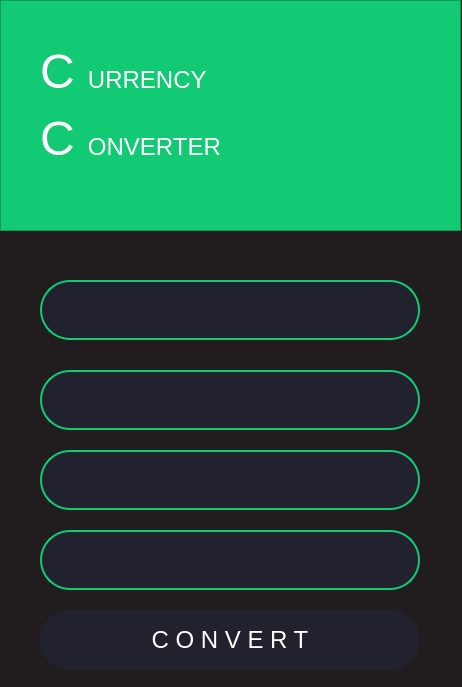
<?xml version="1.0" encoding="UTF-8"?>
<ui version="4.0">
 <class>MainWindow</class>
 <widget class="QMainWindow" name="MainWindow">
  <property name="geometry">
   <rect>
    <x>0</x>
    <y>0</y>
    <width>462</width>
    <height>687</height>
   </rect>
  </property>
  <property name="windowTitle">
   <string>MainWindow</string>
  </property>
  <property name="styleSheet">
   <string notr="true">background-color: #211d1e;
opacity: .3;

</string>
  </property>
  <widget class="QWidget" name="centralwidget">
   <widget class="QFrame" name="frame">
    <property name="geometry">
     <rect>
      <x>0</x>
      <y>0</y>
      <width>461</width>
      <height>231</height>
     </rect>
    </property>
    <property name="styleSheet">
     <string notr="true">background-color: #12c974
</string>
    </property>
    <property name="frameShape">
     <enum>QFrame::StyledPanel</enum>
    </property>
    <property name="frameShadow">
     <enum>QFrame::Raised</enum>
    </property>
    <widget class="QLabel" name="label">
     <property name="geometry">
      <rect>
       <x>40</x>
       <y>30</y>
       <width>331</width>
       <height>151</height>
      </rect>
     </property>
     <property name="text">
      <string>&lt;html&gt;&lt;head/&gt;&lt;body&gt;&lt;p&gt;&lt;span style=&quot; font-size:36pt; color:#ffffff;&quot;&gt;C &lt;/span&gt;&lt;span style=&quot; font-size:18pt; color:#ffffff;&quot;&gt;URRENCY &lt;/span&gt;&lt;/p&gt;&lt;p&gt;&lt;span style=&quot; font-size:36pt; color:#ffffff;&quot;&gt;C &lt;/span&gt;&lt;span style=&quot; font-size:18pt; color:#ffffff;&quot;&gt;ONVERTER &lt;/span&gt;&lt;/p&gt;&lt;/body&gt;&lt;/html&gt;</string>
     </property>
    </widget>
   </widget>
   <widget class="QLineEdit" name="input_currency">
    <property name="geometry">
     <rect>
      <x>40</x>
      <y>280</y>
      <width>380</width>
      <height>60</height>
     </rect>
    </property>
    <property name="font">
     <font>
      <pointsize>18</pointsize>
      <weight>75</weight>
      <bold>true</bold>
     </font>
    </property>
    <property name="styleSheet">
     <string notr="true">background-color: #22222e;
border: 2px solid #12c974;
border-radius: 30;
color: white;</string>
    </property>
    <property name="text">
     <string/>
    </property>
    <property name="alignment">
     <set>Qt::AlignCenter</set>
    </property>
   </widget>
   <widget class="QLineEdit" name="input_amount">
    <property name="geometry">
     <rect>
      <x>40</x>
      <y>370</y>
      <width>380</width>
      <height>60</height>
     </rect>
    </property>
    <property name="font">
     <font>
      <pointsize>18</pointsize>
      <weight>75</weight>
      <bold>true</bold>
     </font>
    </property>
    <property name="styleSheet">
     <string notr="true">background-color: #22222e;
border: 2px solid #12c974;
border-radius: 30;
color: white;</string>
    </property>
    <property name="text">
     <string/>
    </property>
    <property name="alignment">
     <set>Qt::AlignCenter</set>
    </property>
   </widget>
   <widget class="QLineEdit" name="output_currency">
    <property name="geometry">
     <rect>
      <x>40</x>
      <y>450</y>
      <width>380</width>
      <height>60</height>
     </rect>
    </property>
    <property name="font">
     <font>
      <pointsize>18</pointsize>
      <weight>75</weight>
      <bold>true</bold>
     </font>
    </property>
    <property name="styleSheet">
     <string notr="true">background-color: #22222e;
border: 2px solid #12c974;
border-radius: 30;
color: white;</string>
    </property>
    <property name="text">
     <string/>
    </property>
    <property name="alignment">
     <set>Qt::AlignCenter</set>
    </property>
   </widget>
   <widget class="QLineEdit" name="output_amount">
    <property name="geometry">
     <rect>
      <x>40</x>
      <y>530</y>
      <width>380</width>
      <height>60</height>
     </rect>
    </property>
    <property name="font">
     <font>
      <pointsize>18</pointsize>
      <weight>75</weight>
      <bold>true</bold>
     </font>
    </property>
    <property name="styleSheet">
     <string notr="true">background-color: #22222e;
border: 2px solid #12c974;
border-radius: 30;
color: white;</string>
    </property>
    <property name="text">
     <string/>
    </property>
    <property name="alignment">
     <set>Qt::AlignCenter</set>
    </property>
   </widget>
   <widget class="QPushButton" name="pushButton">
    <property name="geometry">
     <rect>
      <x>40</x>
      <y>610</y>
      <width>380</width>
      <height>60</height>
     </rect>
    </property>
    <property name="font">
     <font>
      <family>Segoe UI</family>
      <pointsize>18</pointsize>
     </font>
    </property>
    <property name="styleSheet">
     <string notr="true">QPushButton {
	color: white;
	background-color: #22222e;
	border-radius:30;
}

QPushButton:pressed  {
	background-color: #ffffff;
	color:#22222e;
}</string>
    </property>
    <property name="text">
     <string>C O N V E R T</string>
    </property>
   </widget>
  </widget>
 </widget>
 <resources/>
 <connections/>
</ui>
